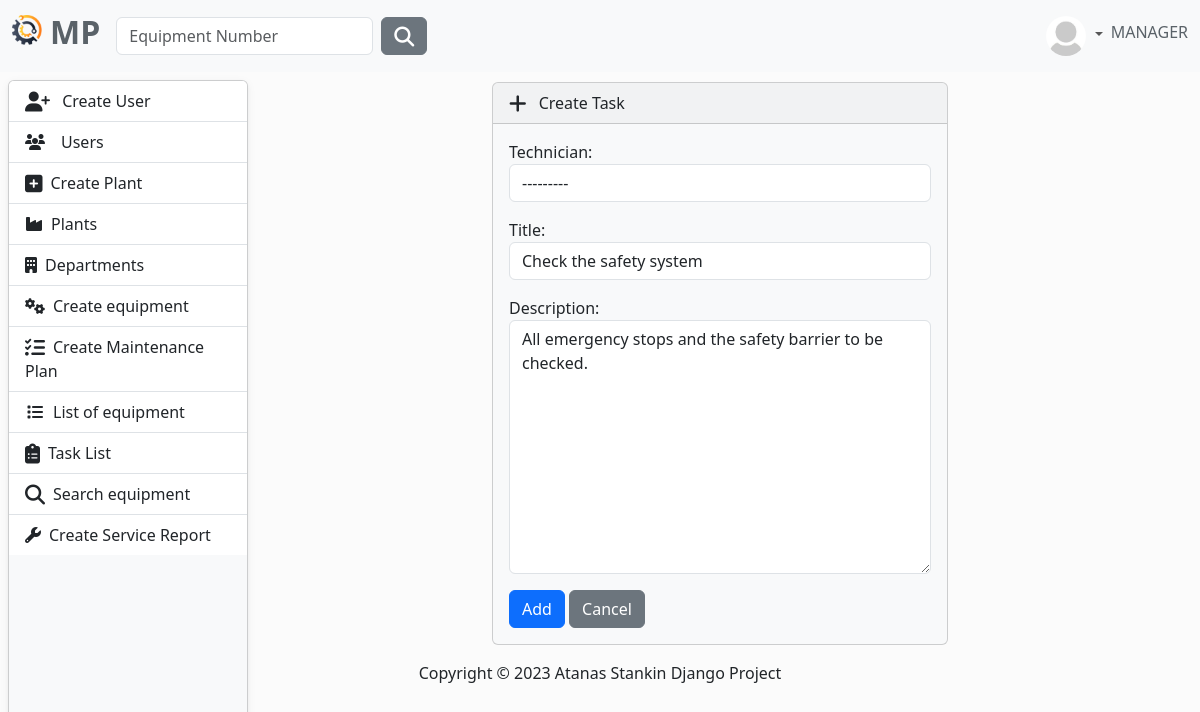
The page /task/create-task/9/ (signed in) on the database its author committed.
### MaintenancePlanner/accounts/models.py (models this page shows, shortened)
class AppUser(AbstractUser, PermissionsMixin):
    username = models.CharField(
        max_length=30,
        validators=[
            MinLengthValidator(4),
        ],
        unique=True,
    )
    first_name = models.CharField(
        max_length=30,
        validators=[
            MinLengthValidator(2),
            user_name_validator,
        ]
    )
    last_name = models.CharField(
        max_length=30,
        validators=[
            MinLengthValidator(2),
            user_name_validator,
        ]
    )
    email = models.EmailField(unique=True)
    class Role(models.TextChoices):
        MANAGER = "MANAGER", 'Manager'
        SUPERVISOR = "SUPERVISOR", 'Supervisor'
        OPERATOR = "OPERATOR", 'Operator'
    role = models.CharField(max_length=50, choices=Role.choices)

class Profile(models.Model):
    user = models.OneToOneField(AppUser, on_delete=models.CASCADE)
    image = models.ImageField(
        default='images/default.jpg',
        null=True,
        blank=True,
        upload_to='images/'
    )

### MaintenancePlanner/maintenance_plan/models.py (models this page shows, shortened)
class Operation(models.Model):
    title = models.CharField(
        max_length=30,
    )
    description = models.TextField()
    maintenance_plan = models.ForeignKey(
        to=MaintenancePlanModel,
        on_delete=models.CASCADE,
    )

### MaintenancePlanner/accounts/decorators.py (the view)
        def wrapper_func(request, *args, **kwargs):
            if request.user.role in allowed_roles:
                return view_func(request, *args, **kwargs)
            else:
                return redirect('home-page')

### MaintenancePlanner/task/forms.py
class CreateTaskForm(forms.ModelForm):
    def __init__(self, *args, **kwargs):
        super().__init__(*args, **kwargs)
        self.fields['technician'].queryset = AppUser.objects.filter(role='OPERATOR')
    class Meta:
        model = Task
        exclude = ('complete', 'equipment')
        widgets = {
            'technician': forms.Select(attrs={'class': 'form-control'}),
            'title': forms.TextInput(attrs={'class': 'form-control'}),
            'description': forms.Textarea(attrs={'class': 'form-control'}),
            'created_on': forms.DateInput(format="%d/%m/%Y", attrs={'class': 'form-control', 'type': 'date'}),
        }

### MaintenancePlanner/task/views.py (called while the page is built)
@login_required
@allowed_users(allowed_roles=['MANAGER', 'SUPERVISOR'])
def create_task(request, pk):
    operation = Operation.objects.get(pk=pk)
    mp = operation.maintenance_plan
    if request.method == 'POST':
        form = CreateTaskForm(request.POST)
        if form.is_valid():
            task = form.save(commit=False)
            task.equipment = operation.maintenance_plan.equipment
            task.save()
            return redirect(reverse('mp-details', kwargs={'pk': mp.id}))
    else:
        form = CreateTaskForm(instance=operation)
    context = {
        'form': form,
        'operation': operation,
    }
    return render(request, 'create-task.html', context)

### MaintenancePlanner/task/templates/create-task.html (shortened to what this page needs)
{% extends 'base.html' %}
{% load crispy_forms_filters %}
{% block content %}
    <div class="row justify-content-center">
            <div class="col-6">
                <div class="card bg-light mb-3" style="max-width: 200rem;">
                  <div class="card-header">
                      <i class="fa-solid fa-plus fa-lg me-2"></i> Create Task
                  </div>
                  <div class="card-body">
                      <form action="" method="POST">
                          {{ form.as_p }}
                          <button type="submit" class="btn btn-primary">Add</button>
                          <a href="{% url 'home-page' %}" class="btn btn-secondary">Cancel</a>
                      </form>
                  </div>
            </div>
            </div>
        </div>
{% endblock %}

### templates/partials/navbar.html (shortened to what this page needs)
{% load static %}
<nav class="navbar navbar-expand-lg bg-light fixed-top" data-bs-theme="light">
    <div class="container-fluid">
        <a class="navbar-brand" href="{% url 'home-page' %}">
            <ul class="navbar-nav ms-auto d-flex flex-row">
                <li><img class="logo me-2" src="{% static 'img/logo.png' %}" alt="logo" height="30"></li>
                <li><h2 style="color: #5a6268; font-weight: bold">MP</h2></li>
            </ul>
        </a>
        <div class="collapse navbar-collapse" id="navbarColor01">
            {% if user.is_authenticated %}
                <form class="d-flex" method=POST action="{% url 'search-equipment' %}">
                    <input class="form-control me-sm-2" type="search" placeholder="Equipment Number"
                           name="number">
                    <button class="btn btn-secondary my-2 my-sm-0" type="submit"><i
                            class="fa-solid fa-magnifying-glass fa-lg"></i></button>
                </form>
            {% endif %}
            <ul class="navbar-nav ms-auto d-flex flex-row">
                {% if not request.user.is_authenticated %}
                    <li class="nav-item">
                        <a class="nav-link" href="{% url 'login' %}"><i
                                class="fa-solid fa-right-to-bracket fa-lg me-2"></i>Sig In
                        </a>
                    </li>
                {% else %}
                    <li class="nav-item dropdown d-flex align-items-center">
                        <div class="btn-group dropdown">
                            <a class="nav-link dropdown-toggle" data-bs-toggle="dropdown" href="#" role="button"
                               aria-haspopup="true" aria-expanded="false">
                                {% if user.profile.image %}
                                    <img src="{{ user.profile.image.url }}" class="rounded-circle" height="40"
                                         loading="lazy"/>
                                {% else %}
                                    <img src="{% static 'img/profile-img.png' %}" class="rounded-circle" height="40"
                                         loading="lazy"/>
                                {% endif %}
                            </a>
                        </div>
                        <h6 style="color: #5a6268">{{ request.user.role }}</h6>
                    </li>
                {% endif %}
            </ul>
        </div>
    </div>
</nav>

### static/css/body.css (style rules this page uses)
body { background-color: #fbfbfb; }

### rows shown on the page
AppUser: profile.image (placeholder picture), user.role "MANAGER"
Operation: title "Check the safety system", description "All emergency stops and the safety barrier to be checked."
